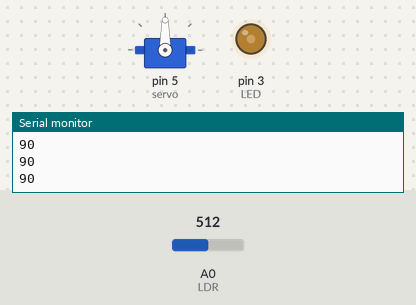
The sketch below on a simulated Arduino Uno, built with avr-gcc and run on an emulated ATmega328P. Parts: servo, output pins drawn as LEDs (lit = HIGH), the last lines printed to the serial monitor. Inputs (shaded band) come from the test bench; at power-on: A0 (LDR) = 512.

Above: at 1.2 s.
1.3 s: A0 (LDR) set to 716
At 1.8 s:
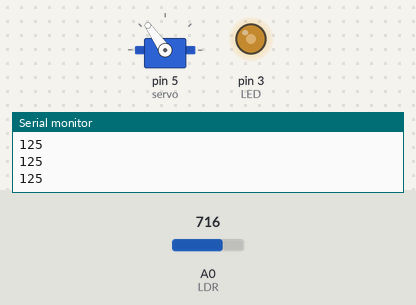
2.8 s: A0 (LDR) set to 900
At 3.3 s:
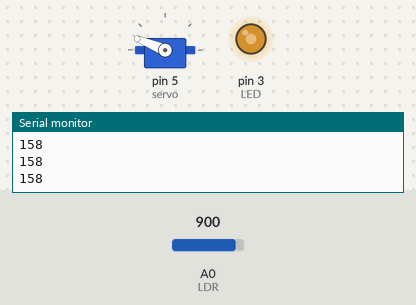
4.3 s: A0 (LDR) set to 1023
At 4.7 s:
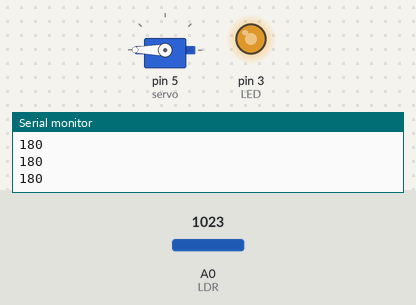
5.8 s: A0 (LDR) set to 306
At 6.1 s:
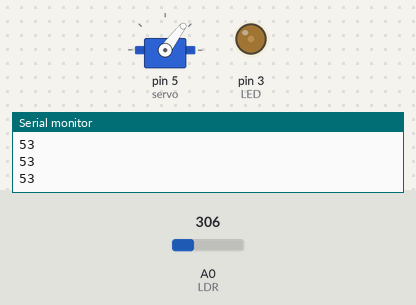
7.3 s: A0 (LDR) set to 122
At 8.7 s:
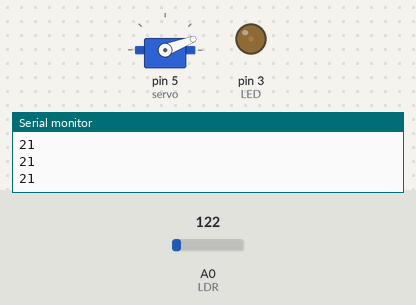
Timing chart, 0 to 9.8 s (numbered marks = the images above; inputs shaded):
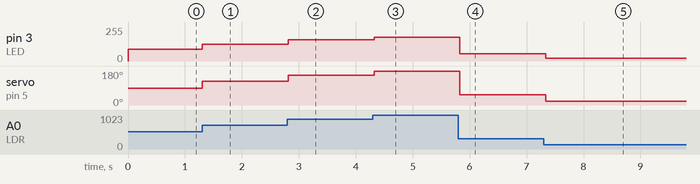

Measured:
- after the input at 1.3 s, pin 3 (LED): 90/255 → 125/255 at once; servo on pin 5 (servo): 90° → 125° at once
- after the input at 2.8 s, pin 3 (LED): 125/255 → 158/255 at once; servo on pin 5 (servo): 125° → 158° at once
- after the input at 4.3 s, pin 3 (LED): 158/255 → 180/255 at once; servo on pin 5 (servo): 158° → 180° at once
- after the input at 5.8 s, pin 3 (LED): 180/255 → 53/255 at once; servo on pin 5 (servo): 180° → 53° at once
- after the input at 7.3 s, pin 3 (LED): 53/255 → 21/255 at once; servo on pin 5 (servo): 53° → 21° at once

The sketch:

LDR-SERVO.ino
```cpp
#define LED 3
#define LDR A0
#include <Servo.h>
Servo servo;

void setup() {
  Serial.begin(9600);
  pinMode(LED, OUTPUT);
  pinMode(LDR, INPUT);
  servo.attach(5);
}

void loop() {
  if (analogRead(LDR)) {
    int brilho = map(analogRead(LDR), 0, 1023, 0, 180);
    Serial.println(brilho);
    analogWrite(LED,brilho);
    servo.write(brilho);
    delay(100);
  }
}
```
